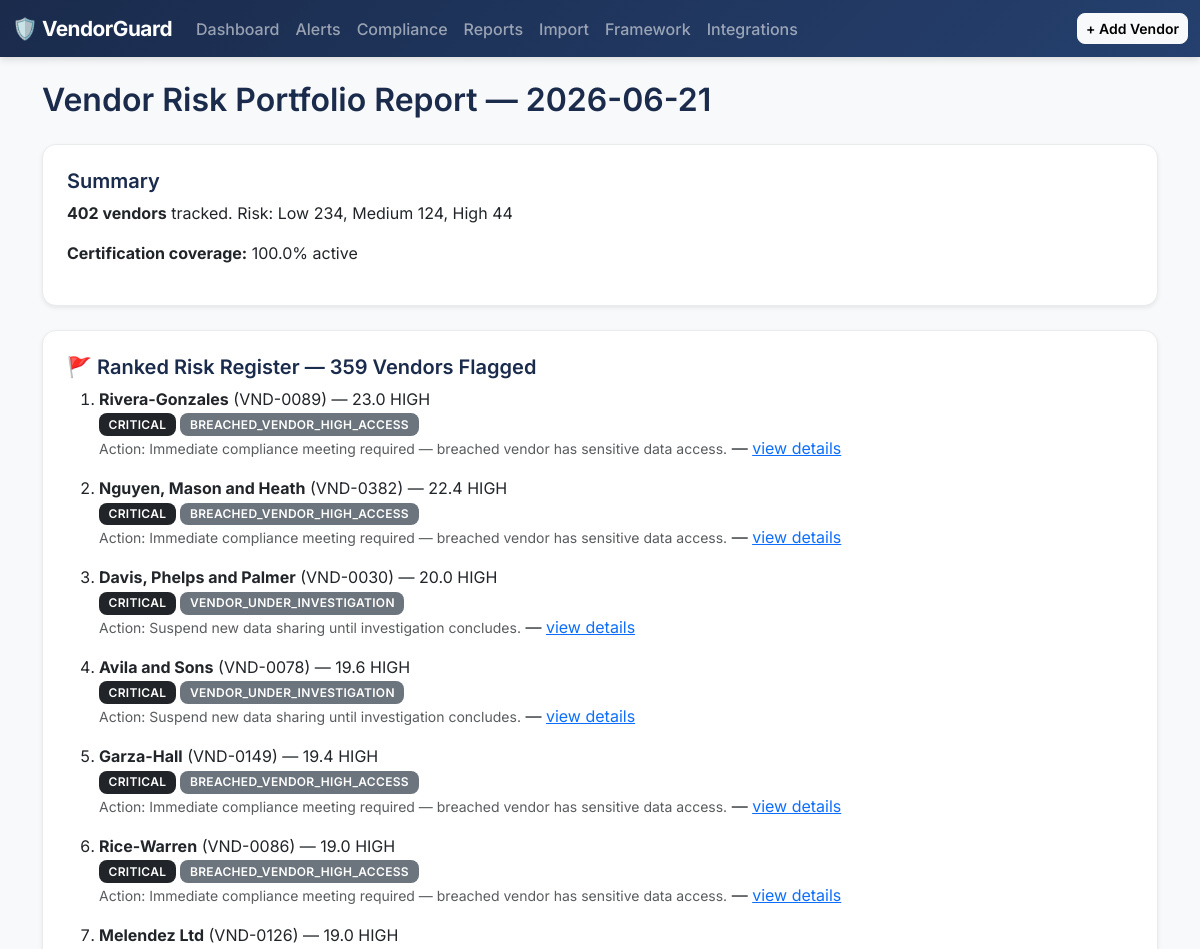
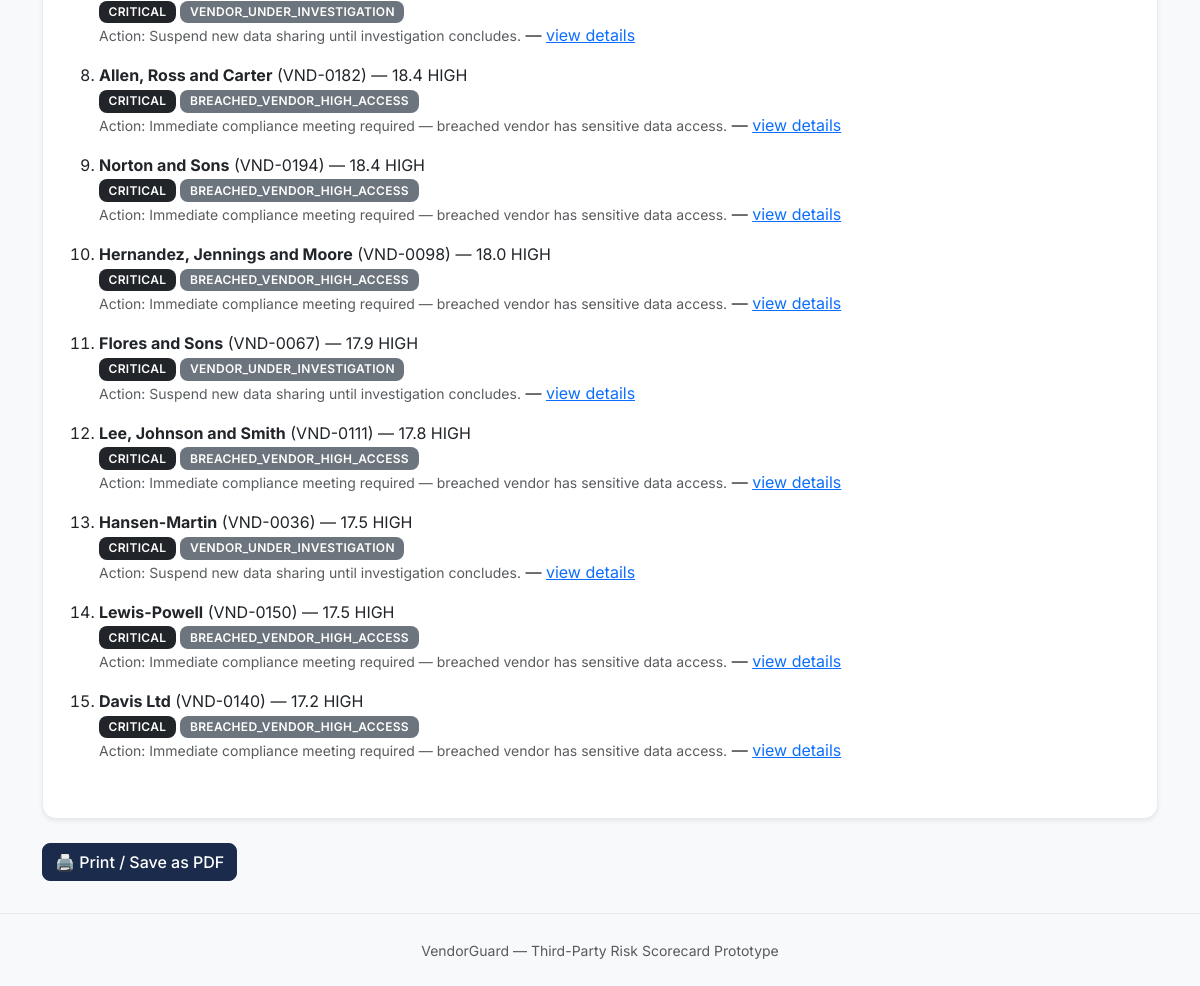
Page /reports on the committed database (2 pictures, top to bottom).
### models.py (models this page shows, shortened)
class Vendor(db.Model):
    __tablename__ = "vendor"
    id = db.Column(db.Integer, primary_key=True)
    name = db.Column(db.String(150), nullable=False)
    category = db.Column(db.String(100), nullable=False)  # e.g. Cloud Provider, MSP, Contractor
    contact_email = db.Column(db.String(150))
    contract_start = db.Column(db.Date)
    contract_end = db.Column(db.Date)
    data_sensitivity = db.Column(db.Integer, default=1)
    access_scope = db.Column(db.Integer, default=1)
    compliance_gaps = db.Column(db.Integer, default=1)
    financial_health = db.Column(db.Integer, default=10)  # 10 = healthiest
    last_assessment_date = db.Column(db.Date)
    risk_score = db.Column(db.Float, default=0.0)
    risk_tier = db.Column(db.String(20), default="Low")  # Low / Medium / High
    annual_spend = db.Column(db.Float)
    breach_count = db.Column(db.Integer, default=0)
    csv_risk_score = db.Column(db.Float)      # their original pre-computed score
    csv_risk_level = db.Column(db.String(20)) # their original Low/Medium/High label
    notes = db.Column(db.Text)
    is_anomaly = db.Column(db.Boolean, default=False)
    anomaly_type = db.Column(db.String(100))
    label_severity = db.Column(db.String(20))
    expired_certifications = db.Column(db.Text)
    explanation = db.Column(db.Text)
    predicted_anomaly = db.Column(db.Boolean, default=False)
    predicted_anomaly_type = db.Column(db.String(50))
    predicted_severity = db.Column(db.String(20))
    recommended_action = db.Column(db.Text)
    created_at = db.Column(db.DateTime, default=datetime.utcnow)
    updated_at = db.Column(db.DateTime, default=datetime.utcnow, onupdate=datetime.utcnow)
    breaches = db.relationship("BreachEvent", backref="vendor", lazy=True, cascade="all, delete-orphan")
    certifications = db.relationship("Certification", backref="vendor", lazy=True, cascade="all, delete-orphan")
    alerts = db.relationship("Alert", backref="vendor", lazy=True, cascade="all, delete-orphan")
    score_history = db.relationship("RiskScoreHistory", backref="vendor", lazy=True, cascade="all, delete-orphan")
    remediation_items = db.relationship("RemediationItem", backref="vendor", lazy=True, cascade="all, delete-orphan")

### app.py (the view)
@app.route("/reports")
def reports_page():
    vendors = Vendor.query.all()
    total = len(vendors)
    low_count = len([v for v in vendors if v.risk_tier == "Low"])
    med_count = len([v for v in vendors if v.risk_tier == "Medium"])
    high_count = len([v for v in vendors if v.risk_tier == "High"])
    severity_order = {"CRITICAL": 0, "HIGH": 1, "MEDIUM": 2, "LOW": 3}
    flagged = [v for v in vendors if v.predicted_anomaly]
    flagged_sorted = sorted(
        flagged,
        key=lambda v: (severity_order.get(v.predicted_severity, 4), -v.risk_score)
    )
    all_certs = Certification.query.all()
    active_certs = len([c for c in all_certs if c.status == "Active"])
    cert_coverage = round((active_certs / len(all_certs)) * 100, 1) if all_certs else 0
    return render_template(
        "reports.html",
        total=total,
        low_count=low_count,
        med_count=med_count,
        high_count=high_count,
        flagged_sorted=flagged_sorted,
        cert_coverage=cert_coverage,
        report_date=date.today(),
    )

### templates/reports.html
{% extends "base.html" %}
{% block content %}
<h2 class="mb-4">Vendor Risk Portfolio Report — {{ report_date }}</h2>
<div class="card shadow-sm p-4 mb-4">
    <h5>Summary</h5>
    <p>
        <strong>{{ total }} vendors</strong> tracked.
        Risk: Low {{ low_count }}, Medium {{ med_count }}, High {{ high_count }}
    </p>
    <p><strong>Certification coverage:</strong> {{ cert_coverage }}% active</p>
</div>
<div class="card shadow-sm p-4 mb-4">
    <h5>🚩 Ranked Risk Register — {{ flagged_sorted|length }} Vendors Flagged</h5>
    <ol>
        {% for v in flagged_sorted[:15] %}
        <li class="mb-3">
            <strong>{{ v.name }}</strong> (VND-{{ "%04d"|format(v.id) }}) —
            {{ v.risk_score }} <span class="text-uppercase">{{ v.risk_tier }}</span>
            <br>
            <span class="badge bg-dark">{{ v.predicted_severity }}</span>
            <span class="badge bg-secondary">{{ v.predicted_anomaly_type }}</span>
            <br>
            <small class="text-muted">Action: {{ v.recommended_action }}</small>
            — <a href="{{ url_for('vendor_detail', vendor_id=v.id) }}">view details</a>
        </li>
        {% else %}
        <li class="text-muted">No vendors flagged.</li>
        {% endfor %}
    </ol>
</div>
<a href="javascript:window.print()" class="btn btn-primary">🖨️ Print / Save as PDF</a>
{% endblock %}

### templates/base.html (shortened to what this page needs)
<!DOCTYPE html>
<html lang="en">
<head>
    <link href="https://cdn.jsdelivr.net/npm/bootstrap@5.3.0/dist/css/bootstrap.min.css" rel="stylesheet">
    <link href="https://cdn.jsdelivr.net/npm/bootstrap-icons@1.11.0/font/bootstrap-icons.css" rel="stylesheet">
    <link rel="stylesheet" href="{{ url_for('static', filename='style.css') }}">
</head>
<body>
    <nav class="navbar navbar-expand-lg navbar-dark" style="background-color:#1A2B4C;">
        <div class="container-fluid">
            <a class="navbar-brand fw-bold" href="{{ url_for('dashboard') }}">🛡️ VendorGuard</a>
            <div class="collapse navbar-collapse" id="navMenu">
                <ul class="navbar-nav me-auto">
                    <li class="nav-item"><a class="nav-link" href="{{ url_for('dashboard') }}">Dashboard</a></li>
                    <li class="nav-item"><a class="nav-link" href="{{ url_for('alerts_page') }}">Alerts</a></li>
                    <li class="nav-item"><a class="nav-link" href="{{ url_for('compliance_page') }}">Compliance</a></li>
                    <li class="nav-item"><a class="nav-link" href="{{ url_for('reports_page') }}">Reports</a></li>
                    <li class="nav-item"><a class="nav-link" href="{{ url_for('import_page') }}">Import</a></li>
                    <li class="nav-item"><a class="nav-link" href="{{ url_for('framework_page') }}">Framework</a></li>
                    <li class="nav-item"><a class="nav-link" href="{{ url_for('integrations_page') }}">Integrations</a></li>
                </ul>
                <a href="{{ url_for('vendor_new') }}" class="btn btn-light btn-sm fw-semibold">+ Add Vendor</a>
            </div>
        </div>
    </nav>
    <div class="container my-4">
        {% block content %}{% endblock %}
    </div>
    <footer class="text-center text-muted py-4">
        <small>VendorGuard — Third-Party Risk Scorecard Prototype</small>
    </footer>
</body>
</html>

### static/style.css (style rules this page uses)
body { font-family: 'Inter', -apple-system, sans-serif; background-color: #F8F9FA; color: #212529; }
h1, h2, h3, h4, h5, h6 { font-weight: 600; color: #1A2B4C; }
.navbar { box-shadow: 0 2px 8px rgba(0, 0, 0, 0.15); }
.navbar-brand { font-size: 1.3rem; letter-spacing: -0.5px; }
.nav-link { font-weight: 500; transition: color 0.15s ease; }
.card { border: 1px solid #e9ecef; border-radius: 14px; transition: transform 0.18s ease, box-shadow 0.18s ease; }
.badge { border-radius: 8px; padding: 0.45em 0.8em; font-weight: 600; letter-spacing: 0.3px; }
.btn { border-radius: 8px; font-weight: 500; transition: all 0.15s ease; }
.btn-primary { background-color: #1A2B4C; border-color: #1A2B4C; }
.container { animation: fadeIn 0.4s ease-in; }
footer { border-top: 1px solid #e9ecef; margin-top: 2rem; }
.navbar { background: linear-gradient(135deg, #1A2B4C 0%, #25406e 100%) !important; }

### rows in the picture
Vendor: name "Rivera-Gonzales", id "0089", risk_score "23.0", risk_tier "HIGH", predicted_severity "CRITICAL", predicted_anomaly_type "BREACHED_VENDOR_HIGH_ACCESS", recommended_action "Immediate compliance meeting required — breached vendor has sensitive data access."
Vendor: name "Nguyen, Mason and Heath", id "0382", risk_score "22.4", risk_tier "HIGH", predicted_severity "CRITICAL", predicted_anomaly_type "BREACHED_VENDOR_HIGH_ACCESS", recommended_action "Immediate compliance meeting required — breached vendor has sensitive data access."
Vendor: name "Davis, Phelps and Palmer", id "0030", risk_score "20.0", risk_tier "HIGH", predicted_severity "CRITICAL", predicted_anomaly_type "VENDOR_UNDER_INVESTIGATION", recommended_action "Suspend new data sharing until investigation concludes."
Vendor: name "Avila and Sons", id "0078", risk_score "19.6", risk_tier "HIGH", predicted_severity "CRITICAL", predicted_anomaly_type "VENDOR_UNDER_INVESTIGATION", recommended_action "Suspend new data sharing until investigation concludes."
Vendor: name "Garza-Hall", id "0149", risk_score "19.4", risk_tier "HIGH", predicted_severity "CRITICAL", predicted_anomaly_type "BREACHED_VENDOR_HIGH_ACCESS", recommended_action "Immediate compliance meeting required — breached vendor has sensitive data access."
Vendor: name "Rice-Warren", id "0086", risk_score "19.0", risk_tier "HIGH", predicted_severity "CRITICAL", predicted_anomaly_type "BREACHED_VENDOR_HIGH_ACCESS", recommended_action "Immediate compliance meeting required — breached vendor has sensitive data access."
Vendor: name "Melendez Ltd", id "0126", risk_score "19.0", risk_tier "HIGH", predicted_severity "CRITICAL", predicted_anomaly_type "VENDOR_UNDER_INVESTIGATION", recommended_action "Suspend new data sharing until investigation concludes."
Vendor: name "Allen, Ross and Carter", id "0182", risk_score "18.4", risk_tier "HIGH", predicted_severity "CRITICAL", predicted_anomaly_type "BREACHED_VENDOR_HIGH_ACCESS", recommended_action "Immediate compliance meeting required — breached vendor has sensitive data access."
Vendor: name "Norton and Sons", id "0194", risk_score "18.4", risk_tier "HIGH", predicted_severity "CRITICAL", predicted_anomaly_type "BREACHED_VENDOR_HIGH_ACCESS", recommended_action "Immediate compliance meeting required — breached vendor has sensitive data access."
Vendor: name "Hernandez, Jennings and Moore", id "0098", risk_score "18.0", risk_tier "HIGH", predicted_severity "CRITICAL", predicted_anomaly_type "BREACHED_VENDOR_HIGH_ACCESS", recommended_action "Immediate compliance meeting required — breached vendor has sensitive data access."
Vendor: name "Flores and Sons", id "0067", risk_score "17.9", risk_tier "HIGH", predicted_severity "CRITICAL", predicted_anomaly_type "VENDOR_UNDER_INVESTIGATION", recommended_action "Suspend new data sharing until investigation concludes."
Vendor: name "Lee, Johnson and Smith", id "0111", risk_score "17.8", risk_tier "HIGH", predicted_severity "CRITICAL", predicted_anomaly_type "BREACHED_VENDOR_HIGH_ACCESS", recommended_action "Immediate compliance meeting required — breached vendor has sensitive data access."
Vendor: name "Hansen-Martin", id "0036", risk_score "17.5", risk_tier "HIGH", predicted_severity "CRITICAL", predicted_anomaly_type "VENDOR_UNDER_INVESTIGATION", recommended_action "Suspend new data sharing until investigation concludes."
Vendor: name "Lewis-Powell", id "0150", risk_score "17.5", risk_tier "HIGH", predicted_severity "CRITICAL", predicted_anomaly_type "BREACHED_VENDOR_HIGH_ACCESS", recommended_action "Immediate compliance meeting required — breached vendor has sensitive data access."
Vendor: name "Davis Ltd", id "0140", risk_score "17.2", risk_tier "HIGH", predicted_severity "CRITICAL", predicted_anomaly_type "BREACHED_VENDOR_HIGH_ACCESS", recommended_action "Immediate compliance meeting required — breached vendor has sensitive data access."

### other values in the picture
{{ total }} "402"
{{ low_count }} "234"
{{ med_count }} "124"
{{ high_count }} "44"
{{ cert_coverage }} "100.0"
{{ flagged_sorted|length }} "359"
